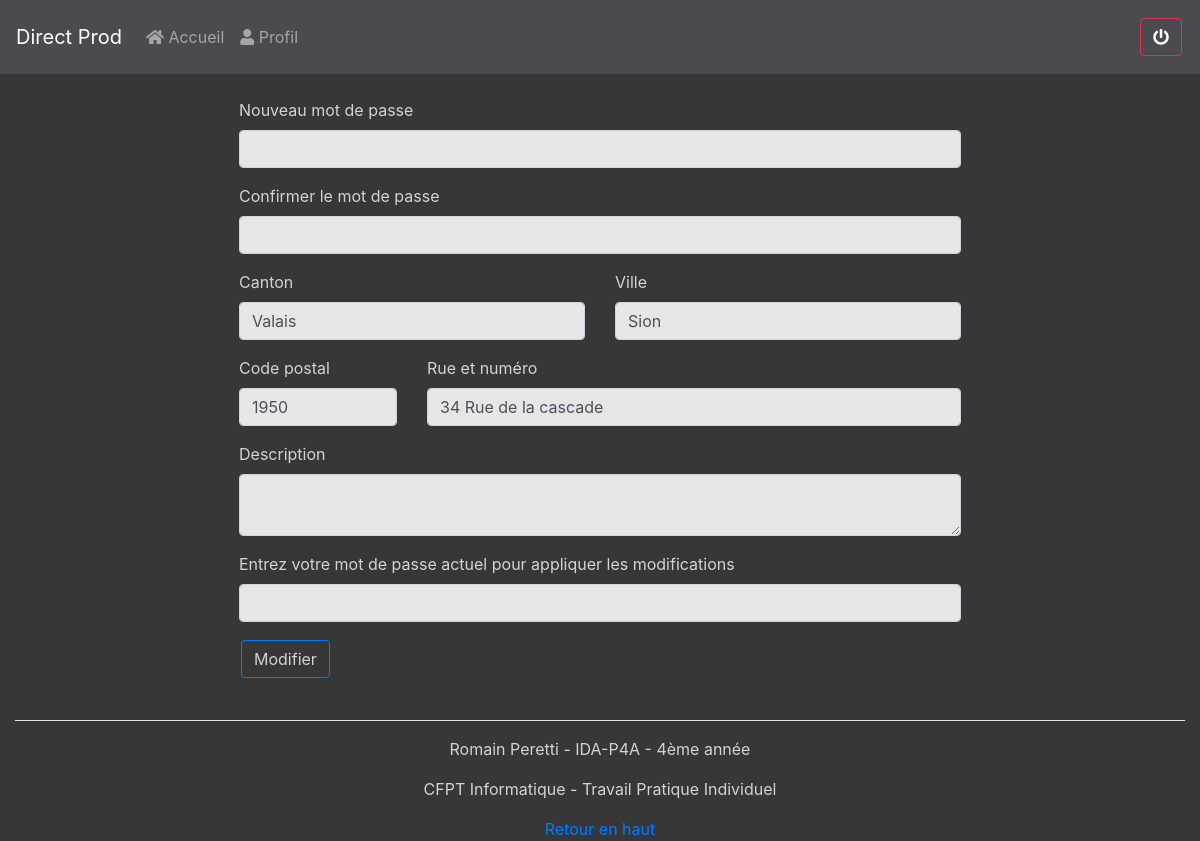
The page /server/controllers/updateProfil.php?email=jack@gmail.com (signed in) on the database its author committed.
### tables this page shows
CREATE TABLE `users` (
  `email` varchar(50) NOT NULL,
  `password` varchar(40) DEFAULT NULL,
  `city` varchar(45) DEFAULT NULL,
  `canton` varchar(45) DEFAULT NULL,
  `postCode` varchar(45) DEFAULT NULL,
  `streetAndNumber` varchar(45) DEFAULT NULL,
  `description` text,
  `salt` varchar(45) DEFAULT NULL,
  `roleCode` int(11) NOT NULL,
  PRIMARY KEY (`email`),
  KEY `fk_user_roles1_idx` (`roleCode`),
  CONSTRAINT `fk_user_roles1` FOREIGN KEY (`roleCode`) REFERENCES `roles` (`code`)
);

### www/server/controllers/updateProfil.php (called while the page is built, shortened)
<?php
$email = filter_input(INPUT_GET, 'email', FILTER_SANITIZE_STRING);
$u = UserManager::GetUserByEmail($email);
include_once '../views/showUpdateProfil.php';

### www/server/database/database.php (called while the page is built, shortened)
<?php
class Database
{
    private static $pdoInstance;
    public static function getInstance()
    {
        if (self::$pdoInstance == null) {
            try {
                $dsn = DB_TYPE . ':host=' . DB_HOST . ';port=' . DB_PORT . ';dbname=' . DB_NAME . ';charset=utf8;';
                self::$pdoInstance = new PDO($dsn, DB_USER, DB_PASSWORD, null);
                self::$pdoInstance->setAttribute(PDO::ATTR_ERRMODE, PDO::ERRMODE_EXCEPTION);
            } catch (PDOException $e) {
                echo "EDatabase Error: " . $e->getMessage();
            }
        }
        return self::$pdoInstance;
    }
    final public static function __callStatic($chrMethod, $arrArguments)
    {
        $pdo = self::getInstance();
        return call_user_func_array(array($pdo, $chrMethod), $arrArguments);
    }
}

### www/server/managers/userManager.php (called while the page is built, shortened)
<?php
require_once '../database/database.php';
require_once '../classes/User.php';
class UserManager
{
    public static function GetUserByEmail($email)
    {
        $u = null;
        $req = 'SELECT email, password, city, canton, postCode, streetAndNumber, description, salt, roleCode FROM users WHERE email = :e';
        $statement = Database::prepare($req);
        try {
            $statement->execute(array(':e' => $email));
        } catch (PDOException $e) {
            return false;
        }
        if ($row = $statement->fetch(PDO::FETCH_ASSOC, PDO::FETCH_ORI_NEXT)) {
            $u = new User($row['email'], $row['password'], $row['city'], $row['canton'], $row['postCode'], $row['streetAndNumber'], $row['description'], $row['salt'], $row['roleCode']);
        }
        return $u;
    }
}

### www/server/classes/User.php (called while the page is built, shortened)
<?php
class User
{
    public function __construct($InEmail = "", $InPassword = "", $InCity = "", $InCanton = "", $InPostCode = "", $InStreetAndNumber = "", $InDescription = "", $InSalt = "", $InRoleCode = "")
    {
        $this->city = $InCity;
        $this->canton = $InCanton;
        $this->postCode = $InPostCode;
        $this->streetAndNumber = $InStreetAndNumber;
    }
}

### www/server/views/showUpdateProfil.php (the view)
<!DOCTYPE html>
<html>
<head>
    <?php include_once '../inc/head.php'; ?>
</head>
<body>
    <div class='container col-md-12'>
        <div class='row'>
            <?php include_once '../inc/navbar.php'; ?>
        </div>
        <div class='row justify-content-center'>
            <div class="col-md-8">
                <div class="media-body">
                    <form method="POST" class='m-4'>
                        <div class="form-group">
                            <label for="newPassword">Nouveau mot de passe</label>
                            <input type="password" class="form-control my-input" name="newPassword" id="newPassword">
                        </div>
                        <div class="form-group">
                            <label for="repeatNewPassword">Confirmer le mot de passe</label>
                            <input type="password" class="form-control my-input" name="repeatNewPassword" id="repeatNewPassword">
                        </div>
                        <div class="form-group">
                            <div class="row">
                                <div class="col-md-6">
                                    <label for="canton">Canton</label>
                                    <input type="text" class="form-control my-input" name="canton" id="canton" required value='<?= (isset($_POST['canton']) ? $_POST['canton'] : $u->canton) ?>'>
                                </div>
                                <div class="col-md-6">
                                    <label for="city">Ville</label>
                                    <input type="text" class="form-control my-input" name="city" id="city" required value='<?= (isset($_POST['city']) ? $_POST['city'] : $u->city) ?>'>
                                </div>
                            </div>
                        </div>
                        <div class="form-group">
                            <div class="row">
                                <div class="col-md-3">
                                    <label for="postCode">Code postal</label>
                                    <input type="text" class="form-control my-input" name="postCode" id="postCode" required value='<?= (isset($_POST['postCode']) ? $_POST['postCode'] : $u->postCode) ?>'>
                                </div>
                                <div class="col-md-9">
                                    <label for="streetAndNumber">Rue et numéro</label>
                                    <input type="text" class="form-control my-input" name="streetAndNumber" id="streetAndNumber" required value='<?= (isset($_POST['streetAndNumber']) ? $_POST['streetAndNumber'] : $u->streetAndNumber) ?>'>
                                </div>
                            </div>
                        </div>
                        <div class="form-group">
                            <label for="description">Description</label>
                            <textarea name="description" class="form-control my-input" id="description"><?= (isset($_POST['description']) ? $_POST['description'] : $u->description) ?></textarea>
                        </div>
                        <div class="form-group">
                            <label for="password">Entrez votre mot de passe actuel pour appliquer les modifications</label>
                            <input type="password" class="form-control my-input" name="password" id="password" required>
                        </div>
                        <button type="submit" class="btn btn-outline-primary my-btn" name="send">Modifier</button>
                    </form>
                </div>
            </div>
        </div>
        <div class='row'>
            <?php include_once '../inc/footer.php'; ?>
        </div>
    </div>
</body>
</html>

### www/server/css/personnal.css (style rules this page uses)
body { background-color: #373738; color: lightgray; }
.my-btn { margin: 2px; color: lightgray; }
.my-input { background-color: rgb(230, 230, 230); }

### rows shown on the page
users: canton "Valais", city "Sion", postCode "1950", streetAndNumber "34 Rue de la cascade"
